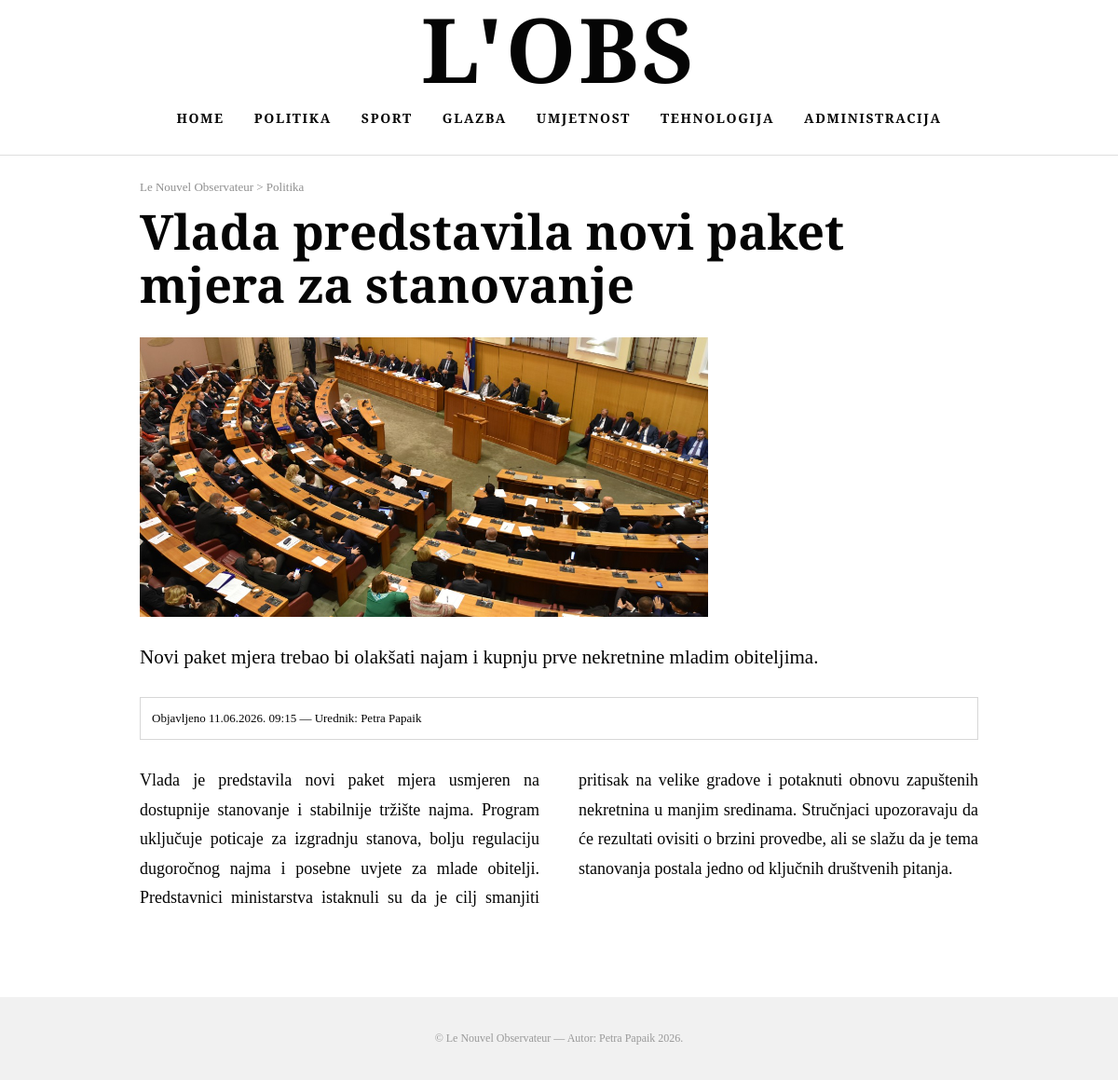
Page /clanak.php?id=1 on the committed database.
### tables this page shows
CREATE TABLE `kategorije` (
  `id_kategorija` int NOT NULL,
  `naziv` varchar(100) NOT NULL
);

CREATE TABLE `vijesti` (
  `id_vijest` int NOT NULL,
  `naslov` varchar(255) NOT NULL,
  `sazetak` text NOT NULL,
  `tekst` longtext NOT NULL,
  `slika` varchar(255) NOT NULL,
  `datum_objave` datetime DEFAULT CURRENT_TIMESTAMP,
  `id_kategorija` int NOT NULL,
  `id_admin` int NOT NULL
);

CREATE TABLE `admini` (
  `id_admin` int NOT NULL,
  `ime` varchar(50) NOT NULL,
  `prezime` varchar(50) NOT NULL,
  `korisnicko_ime` varchar(50) NOT NULL,
  `lozinka` varchar(255) NOT NULL
);

### functions.php (called while the page is built, shortened)
<?php
function e($value) {
    return htmlspecialchars((string)$value, ENT_QUOTES, 'UTF-8');
}
function categoryKey($name) {
    $map = array(
        'Politika' => 'politika',
        'Sport' => 'sport',
        'Glazba' => 'glazba',
        'Umjetnost' => 'umjetnost',
        'Tehnologija' => 'tehnologija'
    );
    return $map[$name] ?? strtolower($name);
}
function formatDateHr($date) {
    return date('d.m.Y. H:i', strtotime($date));
}
function fetchCategories($dbc) {
    $categories = array();
    $query = "SELECT id_kategorija, naziv FROM kategorije ORDER BY id_kategorija ASC";
    $result = mysqli_query($dbc, $query);
    while ($row = mysqli_fetch_assoc($result)) {
        $categories[] = $row;
    }
    return $categories;
}
?>

### clanak.php (the view, shortened to what this page needs)
<?php
require 'db.php';
require 'functions.php';
$categoriesForMenu = fetchCategories($dbc);
$id = isset($_GET['id']) ? (int)$_GET['id'] : 0;
$stmt = mysqli_prepare($dbc, "SELECT v.id_vijest, v.naslov, v.sazetak, v.tekst, v.slika, v.datum_objave, k.naziv AS kategorija, a.ime, a.prezime
                              FROM vijesti v
                              INNER JOIN kategorije k ON v.id_kategorija = k.id_kategorija
                              INNER JOIN admini a ON v.id_admin = a.id_admin
                              WHERE v.id_vijest = ?
                              LIMIT 1");
mysqli_stmt_bind_param($stmt, 'i', $id);
mysqli_stmt_execute($stmt);
$result = mysqli_stmt_get_result($stmt);
$article = mysqli_fetch_assoc($result);
?>
<!DOCTYPE html>
<html lang="hr">
<head>
<link rel="stylesheet" href="style.css?v=2">
</head>
<body>
<?php include 'header.php'; ?>
<main class="article-page container">
    <?php if (!$article): ?>
        <section class="empty-state article-empty">Članak nije pronađen.</section>
    <?php else: ?>
        <div class="breadcrumb">
            <a href="index.php">Le Nouvel Observateur</a> &gt;
            <a href="kategorija.php?kategorija=<?php echo urlencode(categoryKey($article['kategorija'])); ?>"><?php echo e($article['kategorija']); ?></a>
        </div>
        <article class="single-article newspaper-article">
            <h2><?php echo e($article['naslov']); ?></h2>
            <img class="article-image" src="images/<?php echo e($article['slika']); ?>" alt="<?php echo e($article['naslov']); ?>">
            <p class="lead"><?php echo e($article['sazetak']); ?></p>
            <div class="date-box">
                Objavljeno <?php echo formatDateHr($article['datum_objave']); ?> — Urednik: <?php echo e($article['ime'] . ' ' . $article['prezime']); ?>
            </div>
            <div class="article-body">
                <?php echo nl2br(e($article['tekst'])); ?>
            </div>
        </article>
    <?php endif; ?>
</main>
<?php include 'footer.php'; ?>
</body>
</html>

### header.php (shortened to what this page needs)
<?php
require_once 'functions.php';
?>
<header class="site-header">
    <h1 class="logo"><a href="index.php">L'OBS</a></h1>
    <nav class="main-nav">
        <a href="index.php">Home</a>
        <?php foreach ($categoriesForMenu as $categoryItem): ?>
            <a href="kategorija.php?kategorija=<?php echo urlencode(categoryKey($categoryItem['naziv'])); ?>">
                <?php echo e($categoryItem['naziv']); ?>
            </a>
        <?php endforeach; ?>
        <a href="administrator.php">Administracija</a>
    </nav>
</header>

### style.css (style rules this page uses)
* { box-sizing: border-box; }
html { scroll-behavior: smooth; }
body { margin: 0; color: #050505; background: #ffffff; font-family: 'Libre Baskerville', Georgia, serif; }
a { color: inherit; text-decoration: none; }
img { max-width: 100%; }
.container { max-width: 980px; margin: 0 auto; }
.site-header { text-align: center; border-bottom: 1px solid #dedede; padding: 6px 16px 22px; background: #fff; }
.logo { margin: 0 0 14px; font-family: 'Bodoni Moda', Didot, serif; font-size: clamp(46px, 8vw, 108px); font-weight: 800; letter-spacing: 3px; line-height: 0.95; text-transform: uppercase; }
.main-nav { display: flex; justify-content: center; align-items: center; gap: 32px; flex-wrap: wrap; font-family: 'Libre Baskerville', Georgia, serif; font-size: 14px; font-weight: 800; letter-spacing: 1.6px; text-transform: uppercase; }
.main-nav a { padding: 6px 0; border-bottom: 2px solid transparent; }
.article-page { max-width: 900px; padding-top: 26px; padding-bottom: 90px; }
.breadcrumb { color: #8f8f8f; font-family: 'Libre Baskerville', Georgia, serif; font-size: 13px; margin-bottom: 10px; }
.single-article h2 { font-size: clamp(34px, 5vw, 52px); line-height: 1.1; margin: 0 0 28px; }
.article-image { width: 610px; max-width: 100%; height: 300px; object-fit: cover; display: block; margin-bottom: 28px; background: #eee; }
.lead { max-width: 860px; font-size: 21px; line-height: 1.45; margin: 0 0 22px; }
.date-box { border: 1px solid #d7d7d7; padding: 14px 12px; font-family: 'Libre Baskerville', Georgia, serif; font-size: 13px; margin: 28px 0; }
.article-body { font-size: 18px; line-height: 1.75; column-count: 2; column-gap: 42px; text-align: justify; }

### rows in the picture
kategorije: naziv "POLITIKA"
kategorije: naziv "SPORT"
kategorije: naziv "GLAZBA"
kategorije: naziv "UMJETNOST"
kategorije: naziv "TEHNOLOGIJA"
vijesti: id_kategorija.naziv "Politika", naslov "Vlada predstavila novi paket mjera za stanovanje", slika (picture), sazetak "Novi paket mjera trebao bi olakšati najam i kupnju prve nekretnine mladim obiteljima.", datum_objave "11.06.2026. 09:15", id_admin.prezime "Petra Papaik", tekst "Vlada je predstavila novi paket mjera usmjeren na dostupnije stanovanje i stabilnije tržište najma. Program uključuje poticaje za izgradnju stanova, bolju regulaciju dugoročnog najma i posebne uvjete za mlade obitelji. Predstavnici ministarstva istaknuli su da je cilj smanjiti pritisak na velike gradove i potaknuti obnovu zapuštenih nekretnina u manjim sredinama. Stručnjaci upozoravaju da će rezultati ovisiti o brzini provedbe, ali se slažu da je tema stanovanja postala jedno od ključnih društvenih pitanja."
